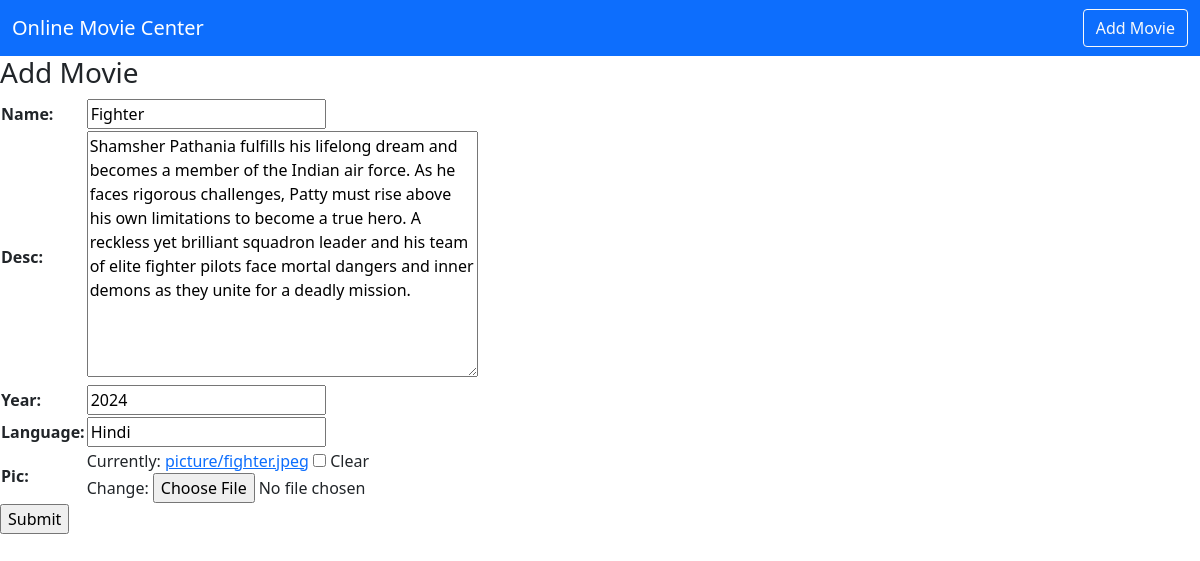
The app's page /update/1/ with its own data.
### movie/models.py (models this page shows, shortened)
class Movie(models.Model):
    name=models.CharField(max_length=30)
    desc=models.TextField()
    year=models.IntegerField()
    language=models.CharField(max_length=30)
    pic=models.ImageField(upload_to='picture',null=True,blank=True)

### movie/views.py (the view)
# urls.py: path('update/<int:n>/',views.Movieupdate,name="update"),
def Movieupdate(request,n):
    ed=Movie.objects.get(id=n)
    if(request.method=="POST"):
        f=Add(request.POST,request.FILES,instance=ed)
        if f.is_valid():
            f.save()
            return home(request)
    f=Add(instance=ed)
    return render(request,'addmovie.html',{'f':f})

### movie/forms.py
class Add(forms.ModelForm):
    class Meta:
        model=Movie
        fields='__all__'

### templates/addmovie.html (shortened to what this page needs)
<!DOCTYPE html>
{% extends 'base.html' %}
{% load static %}
{% block content %}
<h3> Add Movie </h3>
<form method="POST" enctype="multipart/form-data">
<table>
    {{f.as_table}}
</table>
<input type="submit">
{% endblock %}

### records on screen
Movie: name "Fighter", desc "Shamsher Pathania fulfills his lifelong dream and becomes a member of the Indian air force. As he faces rigorous challenges, Patty must rise above his own limitations to become a true hero. A reckless yet brilliant squadron leader and his team of elite fighter pilots face mortal dangers and inner demons as they unite for a deadly mission.", year "2024", language "Hindi"
